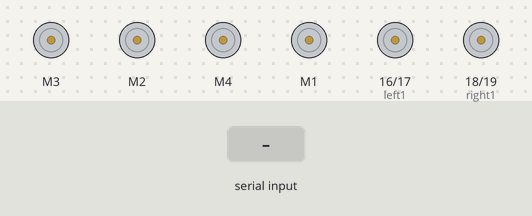
Simulated run of this sketch. Board: Arduino Uno, built with avr-gcc and run on an emulated ATmega328P. Shown: 4 × DC motor (green arrow = forward, orange = backward, longer = faster), motor-driver pin pairs drawn as motors (green arrow = first pin HIGH = forward, orange = second pin HIGH = backward, longer = more drive). The inputs (shaded band) are chosen by the test bench. What the sketch prints to the serial monitor is not drawn.

Above: at 1.2 s.
1.3 s: "F\n" received over Serial
2.8 s: byte 82 ('R') received over Serial
At 3.8 s:
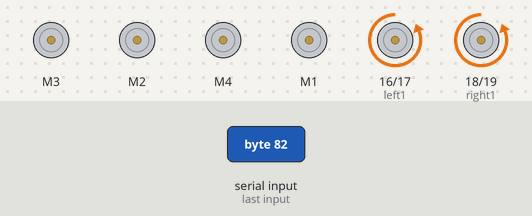
4.3 s: byte 114 ('r') received over Serial
At 4.9 s:
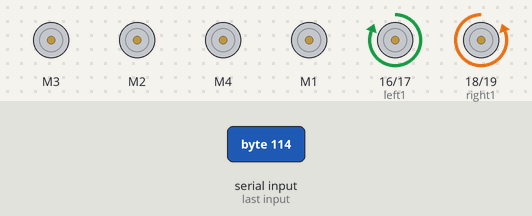
5.8 s: byte 108 ('l') received over Serial
At 6.1 s:
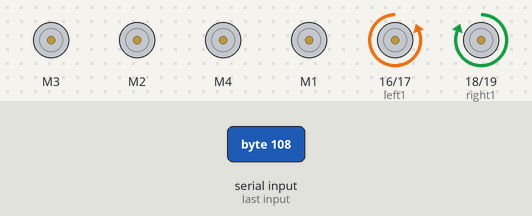
7.3 s: byte 67 ('C') received over Serial
At 8.4 s:
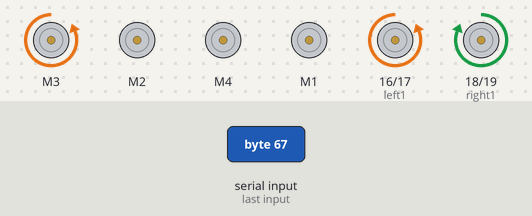
8.8 s: byte 99 ('c') received over Serial
At 9.6 s:
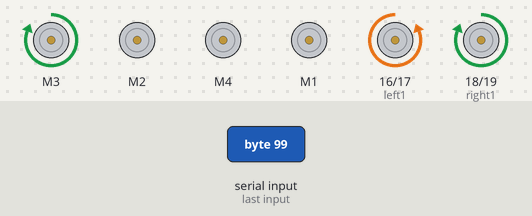
Timing chart, 0 to 11.3 s (numbered marks = the images above; inputs shaded):
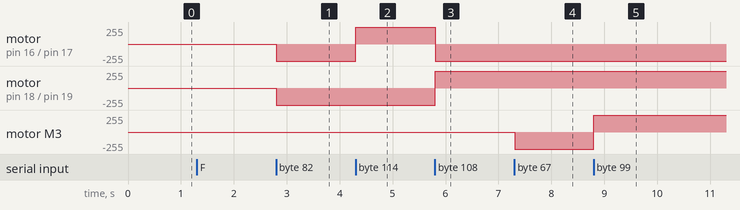

The sketch:

FOF4YFTIA0WX947.ino
```cpp
#include <AFMotor.h>


char input;

AF_DCMotor claw(3);
AF_DCMotor wrist(2);
AF_DCMotor elbow(4);
AF_DCMotor shoulder(1);

int left1 = 16;
int left2 = 17;
int right1 = 18;
int right2 = 19;

void forward();
void reverse();
void left();
void right();
void mstop();
void setup()
{
  Serial.begin(9600);  //Set the baud rate to your Bluetooth module.
  claw.setSpeed(255);
  wrist.setSpeed(100);
  elbow.setSpeed(255);
  shoulder.setSpeed(255);
  claw.run(RELEASE);
  wrist.run(RELEASE);
  elbow.run(RELEASE);
  shoulder.run(RELEASE);
  pinMode(left1, OUTPUT);
  pinMode(left2, OUTPUT);
  pinMode(right1, OUTPUT);
  pinMode(right2, OUTPUT);
}

void loop() {
  if (Serial.available() > 0)
    input = Serial.read();
  Serial.print(input);
  Serial.print("\n");

  switch (input)
  { case 'F': forward(); break;
    case 'R': reverse(); break;
    case 'r': right(); break;
    case 'l': left(); break;

    case 'C': claw.run(BACKWARD);        break;
    case 'c': claw.run(FORWARD);        break;
    case 'W': wrist.run(FORWARD);      break;
    case 'w': wrist.run(BACKWARD);       break;
    case 'S': elbow.run(FORWARD);        break;
    case 's': elbow.run(BACKWARD);       break;
    case 'E': shoulder.run(FORWARD);       break;
    case 'e': shoulder.run(BACKWARD);        break;

    default:
      claw.run(RELEASE);
      wrist.run(RELEASE);
      elbow.run(RELEASE);
      shoulder.run(RELEASE);
      mstop();


  }


}

void mstop()
{
  digitalWrite(left1, 0);
  digitalWrite(left2, 0);
  digitalWrite(right1, 0);
  digitalWrite(right2, 0);
}
void left()
{ digitalWrite(left1, 0);   // Left motor Reverse
  digitalWrite(left2, 1);
  digitalWrite(right1, 1);   // Right motor Reverse
  digitalWrite(right2, 0);
}
void right()
{ digitalWrite(left1, 1);
  digitalWrite(left2, 0);
  digitalWrite(right1, 0);
  digitalWrite(right2, 1);
}
void forward()
{ digitalWrite(left1, 1);
  digitalWrite(left2, 0);
  digitalWrite(right1, 1);
  digitalWrite(right2, 0);
}
void reverse()
{ digitalWrite(left1, 0);
  digitalWrite(left2, 1);
  digitalWrite(right1, 0);
  digitalWrite(right2, 1);
}
```

Measured:
- after the input at 2.8 s, motor on pin 16 (left1) / pin 17 (left2), motor on pin 18 (right1) / pin 19 (right2): stopped → backward 255/255 at once
- after the input at 4.3 s, motor on pin 16 (left1) / pin 17 (left2): backward 255/255 → forward 255/255 at once
- after the input at 5.8 s, motor on pin 16 (left1) / pin 17 (left2): forward 255/255 → backward 255/255 at once; motor on pin 18 (right1) / pin 19 (right2): backward 255/255 → forward 255/255 at once
- after the input at 7.3 s, motor M3: stopped → backward 255/255 at once
- after the input at 8.8 s, motor M3: backward 255/255 → forward 255/255 at once
